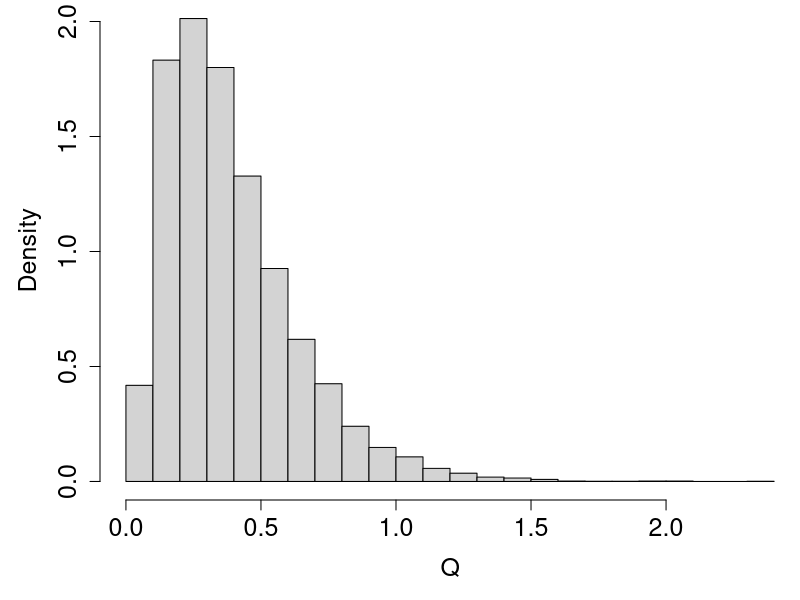

Source code (R):
R=1e4
set.seed(12345)
x.samps=rgamma(R,3,1)
y.samps=rexp(R,4)
z.samps=rchisq(R,4)
q.samps=(x.samps+y.samps)/(z.samps+5)
pdf(file="../../Lectures/figures/MC_sim_ex1.pdf")
par(cex.axis=1.5,cex.lab=1.5,mar=c(5,5,0,0))
hist(q.samps,freq=FALSE,xlab="Q",main="",30)
dev.off()